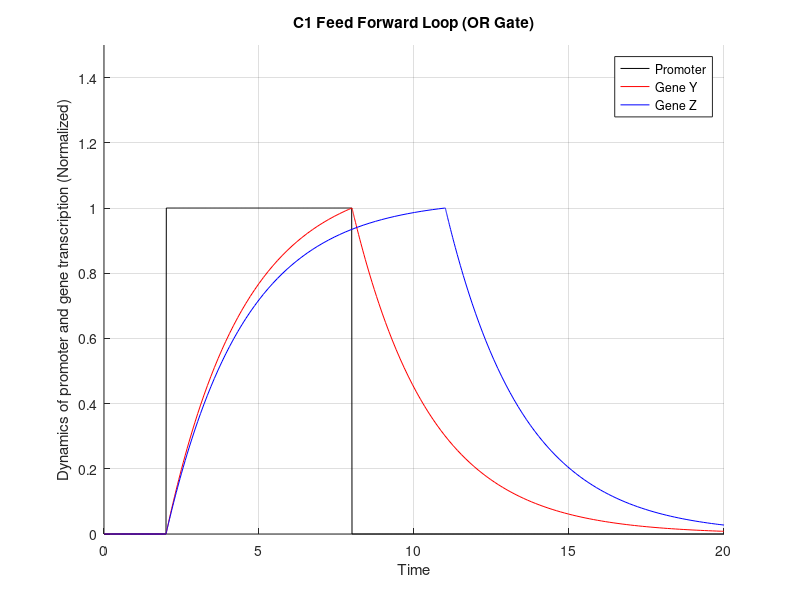

Write the MATLAB code that produced this figure.
clc; clear;

% C1 FFL (OR gate) ------------------------------------------------------
% Promoter is activated by Transcription factor (Binary dynamics)
% Promoter initiates Gene Y transcription
% Gene Y crosses threshold Kyz, activates transcription of Gene Z
% Z is transcribed when either X = 1 OR Y > threshold

alpha = 0.4;
beta = 1;
tSpan = [0, 20];
Kyz = 0.3;
z0 = 0;
y0 = 0;
activationTime = 2;
deactivationTime = 8;

options = odeset('RelTol', 1e-6, 'AbsTol', 1e-8);

t = 0:0.01:max(tSpan);
x = @(t) 1 * (t > activationTime & t < deactivationTime);
x_arr = arrayfun(x, t);

dydt = @(t1, y) (x(t1) - alpha * y);
[t1, y] = ode45(dydt, tSpan, y0, options);

y_interpolated = @(t2) interp1(t1, y, t2, 'linear', 'extrap');

dzdt = @(t2, z) (beta * ((x(t2) == 1) | (y_interpolated(t2) > Kyz * max(y))) - alpha * z);
[t2, z] = ode45(dzdt, tSpan, z0, options);

figure;
hold on;
ylim([0 1.5]);
plot(t, x_arr, 'black', 'DisplayName', 'Promoter');
plot(t1, y/max(y), 'red','DisplayName', 'Gene Y');
plot(t2, z/max(z), 'blue', 'DisplayName', 'Gene Z');
title('C1 Feed Forward Loop (OR Gate)');
xlabel('Time');
ylabel('Dynamics of promoter and gene transcription (Normalized)');
legend('Location', 'northeast');
grid on;
hold off;
